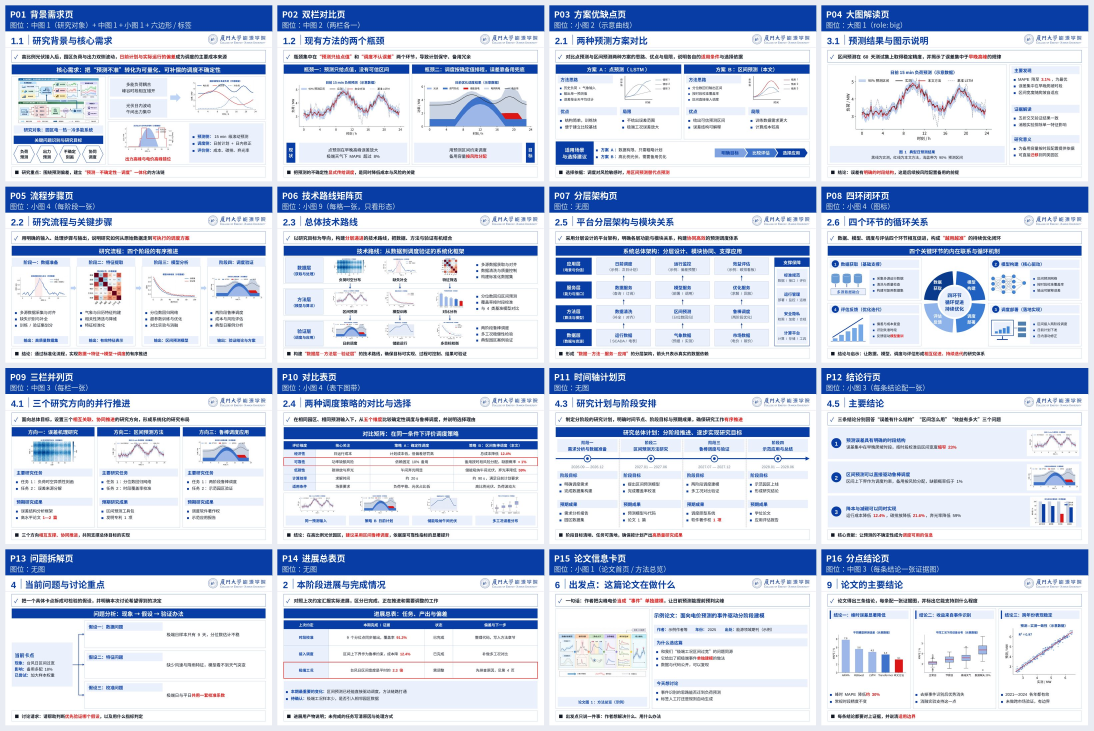
#> input picture research-ppt-skill/assets/page-types.jpg, 3280 x 2192 px (shown at 1/3 size)
$ python trim_margins.py ../assets/page-types.jpg --out out.png
#> lines starting #> are read from the running program, lines starting #| are printed output that depends on the picture; after the words box and inside, x2 and y2 are one past the last pixel; in counts of white or black regions, pixels touching at a corner belong together
#!/usr/bin/env python3
"""只裁白边，不裁标题条 —— 生图插画贴进 PPT 前的默认整理器。

与 prep_gpt_figs.py 的分工：那个默认会把图上方独立标题条一起裁掉（对论文版式合适），
本脚本**只去掉四周纯白/近白边距**，保留完整画布、图内所有标签与图例。
生图端交付的图常带 10–30% 的白边，直接贴进图位会让主体显得只有“邮票大”。

用法：
    $PY scripts/trim_margins.py images/raw/ --out images            # 批量，文件名不变
    $PY scripts/trim_margins.py a.png b.png --out images --pad 0.015
    $PY scripts/trim_margins.py images/ --out images --dry-run      # 只报尺寸，不写文件

参数：
    --thresh  0–255 的灰度差阈值，默认 10（≈每通道 10 级以内算白）
              浅蓝衬底、浅灰网格要保留时降到 6–8；扫描件噪点多时提到 14–18
    --pad     内边距 = pad × min(宽,高)，默认 0.012；不要设成 0，贴边会切到投影描边
    --max-w   可选，裁完超宽时等比缩到该像素宽（默认不缩，普通插图另行压到 ~1200 px 再量化 200 色）
    --quality JPEG 质量，默认 93；PNG 输入仍存 PNG

输出一份 JSON 摘要（原尺寸 → 裁后尺寸、裁掉比例、输出路径），便于批量核对。
"""
import argparse, json, sys
from pathlib import Path
from PIL import Image, ImageChops, ImageOps

EXTS = {'.png', '.jpg', '.jpeg', '.webp'}


def trim(path: Path, out_dir: Path, thresh: int, pad_ratio: float,
         max_w: int | None, quality: int, dry: bool) -> dict:
#> called with thresh = 10, pad_ratio = 0.012, quality = 93, dry = False
    im = Image.open(path)
#> im is the input picture: PIL image 3280x2192 RGB; mean R, G, B 194.8, 206.2, 228.5
    im = ImageOps.exif_transpose(im)
    rgb = im.convert('RGB')
    w0, h0 = rgb.size
#> w0 = 3280; h0 = 2192

    bg = Image.new('RGB', rgb.size, (255, 255, 255))
#> bg: PIL image 3280x2192 RGB; every value is 255
    diff = ImageChops.difference(rgb, bg).convert('L')
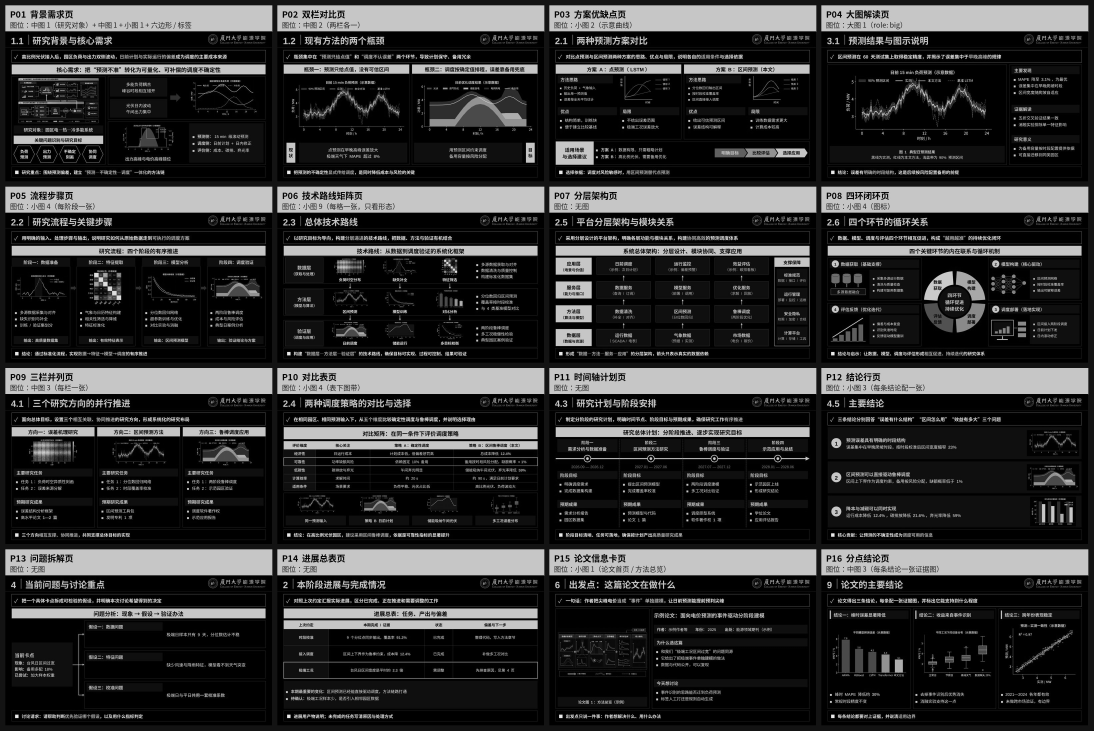
#> diff: PIL image 3280x2192 L (shown at 1/3 size); min 0, max 255, mean 49.6
    mask = diff.point(lambda v: 255 if v > thresh else 0)
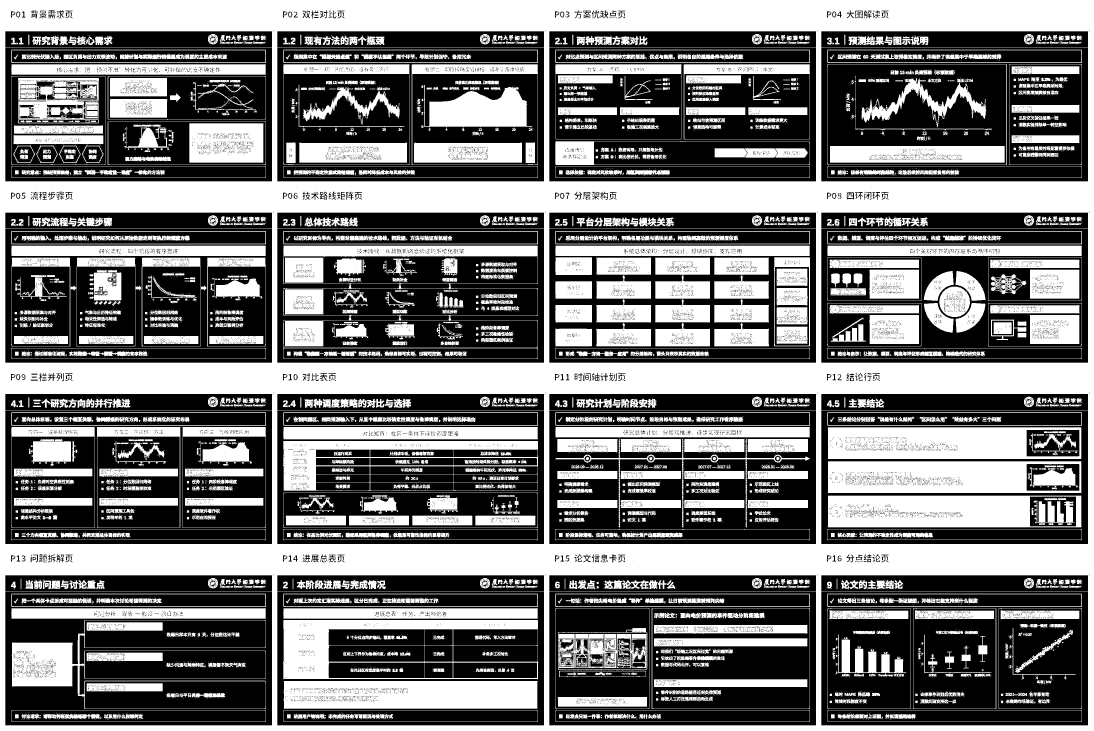
#> mask: PIL image 3280x2192 L (shown at 1/3 size); 47.5% white; 10402 white regions (8674 under 20 px), largest, box (x1, y1, x2, y2) and area: (0, 0, 3280, 2192) 1421458, (851, 2043, 1613, 2126) 61735, (2483, 1487, 3245, 1582) 58685
    box = mask.getbbox()
#> box = (0, 0, 3280, 2192)
    if box is None:                      # 全白图：原样输出，不裁成 1×1
        box = (0, 0, w0, h0)

    pad = int(round(pad_ratio * min(w0, h0)))
#> pad = 26
    l = max(0, box[0] - pad); t = max(0, box[1] - pad)
#> after `l = max(0, box[0] - pad)`: l = 0
#> after `t = max(0, box[1] - pad)`: t = 0
    r = min(w0, box[2] + pad); b = min(h0, box[3] + pad)
#> after `r = min(w0, box[2] + pad)`: r = 3280
#> after `b = min(h0, box[3] + pad)`: b = 2192
    out = rgb.crop((l, t, r, b))

    if max_w and out.width > max_w:
        ratio = max_w / out.width
        out = out.resize((max_w, int(round(out.height * ratio))), Image.Resampling.LANCZOS)

    dst = out_dir / path.name
    kept = (out.width * out.height) / float(w0 * h0)
#> kept = 1
    rec = {'src': str(path), 'dst': str(dst), 'from': [w0, h0], 'to': list(out.size),
           'kept_ratio': round(kept, 3), 'box': [l, t, r, b]}
#> rec = {'src': '../assets/page-types.jpg', 'dst': 'out.png/page-types.jpg', 'from': [3280, 2192], 'to': [3280, 2192], 'kept_ratio': 1, 'box': [0, 0, 3280, 2192]}
    if dry:
        return rec

    out_dir.mkdir(parents=True, exist_ok=True)
    if dst.suffix.lower() in ('.jpg', '.jpeg'):
        out.save(dst, quality=quality, optimize=True, subsampling=1)
    else:
        out.save(dst, optimize=True)
    return rec


def collect(targets):
    files = []
    for t in targets:
        p = Path(t)
        if p.is_dir():
            files += sorted(f for f in p.iterdir() if f.suffix.lower() in EXTS)
        elif p.suffix.lower() in EXTS:
            files.append(p)
    return files


def main():
    ap = argparse.ArgumentParser()
    ap.add_argument('targets', nargs='+', help='图片文件或目录')
    ap.add_argument('--out', required=True, help='输出目录（写回源目录时显式写同一路径）')
    ap.add_argument('--thresh', type=int, default=10)
    ap.add_argument('--pad', type=float, default=0.012)
    ap.add_argument('--max-w', type=int, default=None)
    ap.add_argument('--quality', type=int, default=93)
    ap.add_argument('--dry-run', action='store_true')
    a = ap.parse_args()

    files = collect(a.targets)
    if not files:
        print('没有找到图片', file=sys.stderr)
        return 1

    recs = []
    for f in files:
        try:
            recs.append(trim(f, Path(a.out), a.thresh, a.pad, a.max_w, a.quality, a.dry_run))
        except Exception as e:                        # 单张失败不拖垮整批
            recs.append({'src': str(f), 'error': repr(e)})
    print(json.dumps({'count': len(recs), 'dry_run': a.dry_run, 'items': recs},
                     ensure_ascii=False, indent=1))
#> (printed output is left out)
    bad = [r for r in recs if 'error' in r]
#> bad = []
    return 1 if bad else 0


if __name__ == '__main__':
    sys.exit(main())
#> (the program exits here)
